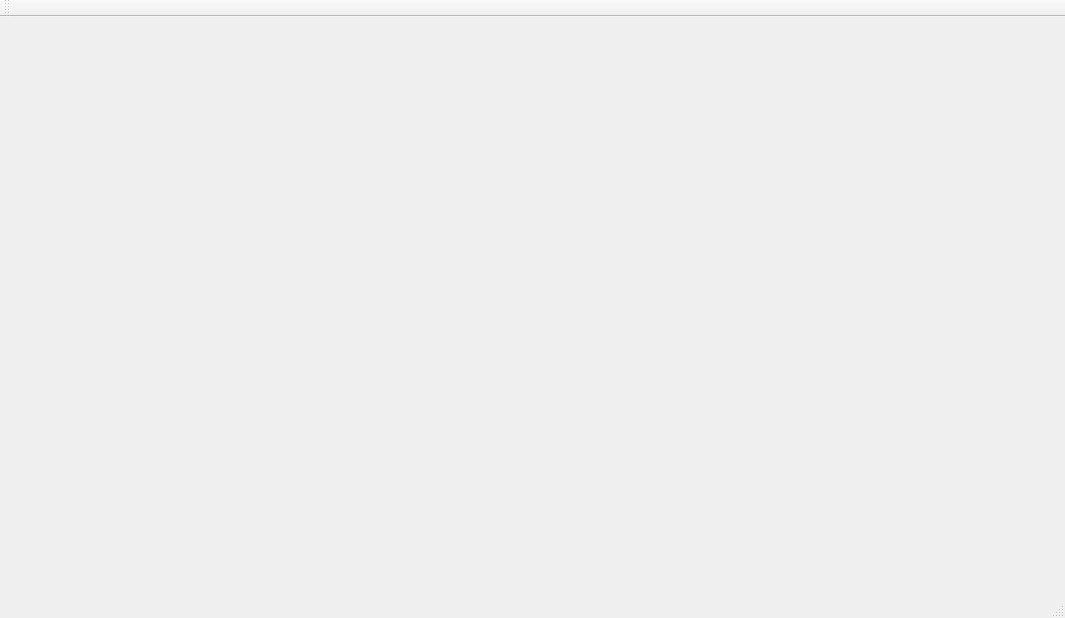
<?xml version="1.0" encoding="UTF-8"?>
<ui version="4.0">
 <class>MainWindow</class>
 <widget class="QMainWindow" name="MainWindow">
  <property name="geometry">
   <rect>
    <x>0</x>
    <y>0</y>
    <width>1065</width>
    <height>618</height>
   </rect>
  </property>
  <property name="windowTitle">
   <string>MainWindow</string>
  </property>
  <widget class="QWidget" name="centralWidget">
   <layout class="QGridLayout" name="gridLayout">
    <item row="0" column="0">
     <widget class="GraphicWindow" name="widget" native="true"/>
    </item>
   </layout>
  </widget>
  <widget class="QMenuBar" name="menuBar">
   <property name="geometry">
    <rect>
     <x>0</x>
     <y>0</y>
     <width>1065</width>
     <height>25</height>
    </rect>
   </property>
  </widget>
  <widget class="QToolBar" name="mainToolBar">
   <attribute name="toolBarArea">
    <enum>TopToolBarArea</enum>
   </attribute>
   <attribute name="toolBarBreak">
    <bool>false</bool>
   </attribute>
  </widget>
  <widget class="QStatusBar" name="statusBar"/>
 </widget>
 <layoutdefault spacing="6" margin="11"/>
 <customwidgets>
  <customwidget>
   <class>GraphicWindow</class>
   <extends>QWidget</extends>
   <header location="global">graphicwindow.h</header>
   <container>1</container>
  </customwidget>
 </customwidgets>
 <resources/>
 <connections/>
</ui>
